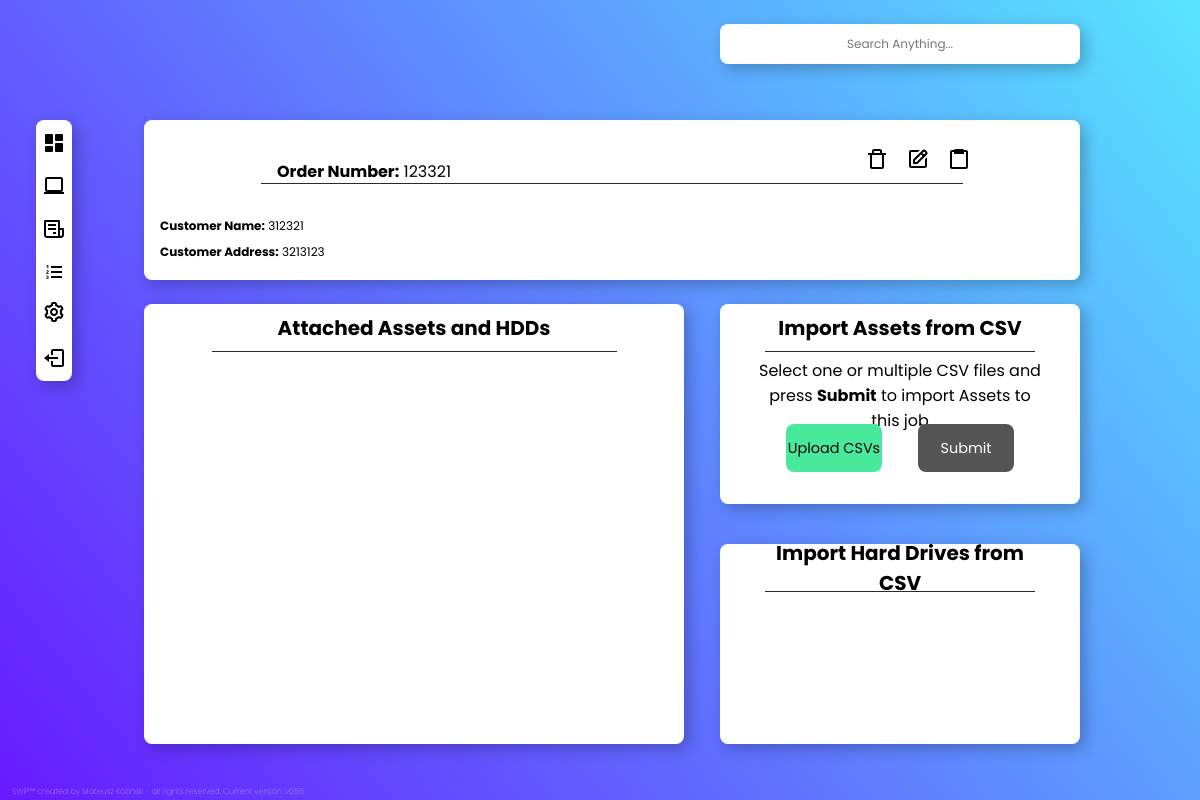
The app's page /order/14/, older data.
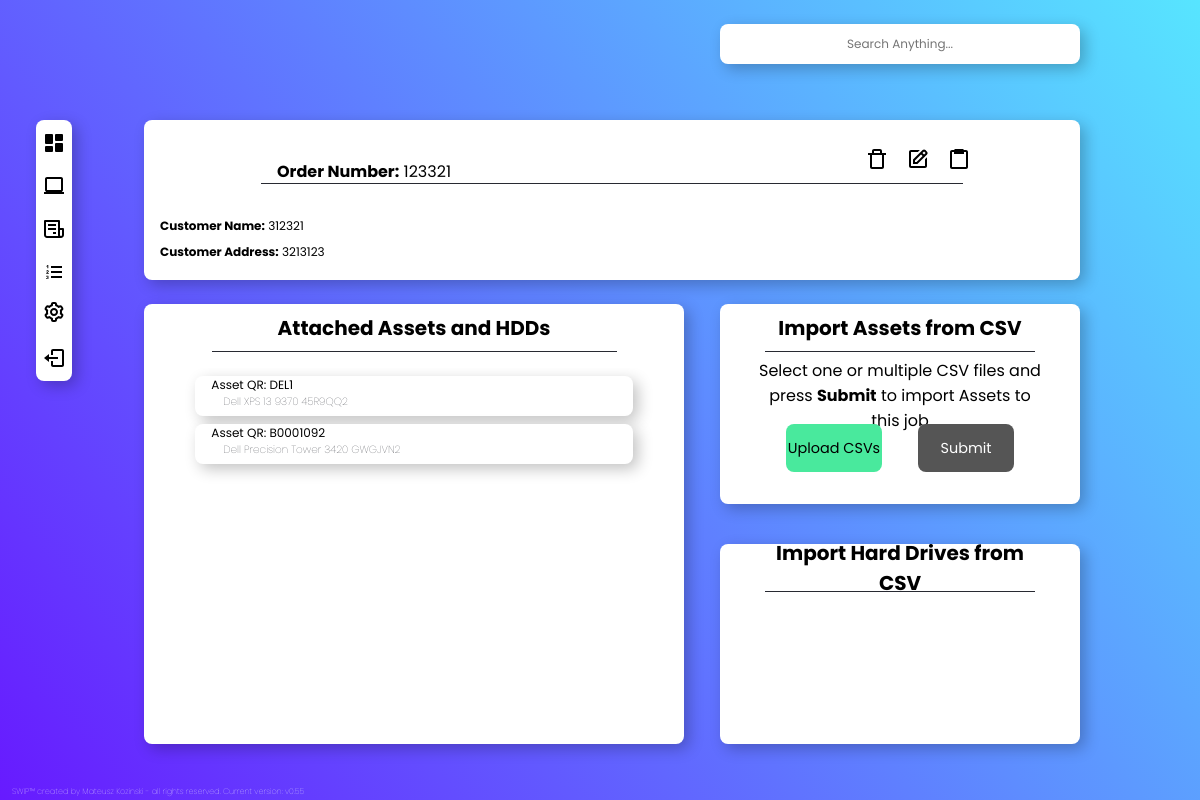
The same page, newer data.
### SWIPapp/models.py (models this page shows, shortened)
class Asset(models.Model):
    Order_Number = models.ForeignKey(Order, on_delete=models.CASCADE, null=True, blank=True)
    Asset_QR = models.CharField(max_length=100, default='')
    Asset_QR_Img = models.ImageField (upload_to='SWIPapp\static\SWIPapp\images\qr_codes', blank=True, null=True)
    Type = models.CharField(max_length=100, default='', null=True, blank=True)
    Make = models.CharField(max_length=100, default='',null=True, blank=True)
    Model = models.CharField(max_length=100, default='',null=True, blank=True)
    Serial_Number = models.CharField(max_length=100, default='',null=True, blank=True)
    CPU = models.CharField(max_length=100, default='',null=True, blank=True)
    RAM = models.FloatField(null=True, blank=True)
    Storage = models.CharField(max_length=100, default='',null=True, blank=True)
    Storage_Serial_Number = models.CharField(max_length=100, default='',null=True, blank=True)
    Storage_Capacity = models.FloatField(null=True, blank=True)
    GPU = models.CharField(max_length=100, default='',null=True, blank=True)
    Motherboard_Test = models.CharField(max_length=100, default='',null=True, blank=True)
    CPU_Test = models.CharField(max_length=100, default='',null=True, blank=True)
    RAM_Test = models.CharField(max_length=100, default='',null=True, blank=True)
    Wipe_Method = models.CharField(max_length=100, default='',null=True, blank=True)
    Wipe_Start_Time = models.CharField(max_length=100, default='',null=True, blank=True)
    Wipe_End_Time = models.CharField(max_length=100, default='',null=True, blank=True)
    Wipe_Result = models.CharField(max_length=100, default='',null=True, blank=True)
    Weight = models.FloatField(null=True, blank=True)
    Ecommerce_Title = models.CharField(max_length=80, default='', null=True, blank=True)
    Ecommerce_Category = models.CharField(max_length=30, default='', null=True, blank=True)
    Ecommerce_Condition = models.CharField(max_length=10, default='', null=True, blank=True)
    Ecommerce_Condition_Description = models.CharField(max_length=1000, default='', null=True, blank=True)
    Ecommerce_Item_Description = models.CharField(max_length=1000, default='', null=True, blank=True)
    Ecommerce_Price = models.FloatField(null=True, blank=True, default='0')
    Created = models.DateTimeField(auto_now_add=True, null=True) #this is currently broken - works on import but updating returns error if null=False for some reason
    Updated = models.DateTimeField(auto_now_add=True, null= True) #this is currently broken - works on import but updating returns error if null=False for some reason

### SWIPapp/views.py (the view, shortened to what this page needs)
# urls.py: path('order/<int:id>/', views.orderindex, name='orderindex'),
def orderindex(request, id):
    order = Order.objects.get(id=id)
    asset = Asset.objects.filter(Order_Number_id=order)
    OrderID = Order.objects.filter(id=id).values('id')[0]['id']
    date = datetime.now()
    context = {'order':order,
                'asset':asset,
                }
    return render(request, 'SWIPapp/orderindex.html', context)

### SWIPapp/templates/SWIPapp/orderindex.html (shortened to what this page needs)
{% extends "SWIPapp/navbar.html" %}
{% load static %}
{%block content%}
<div class="orderinfo">
    <div class='listtitle2'>
        <p class="topinfo"><b>Order Number:</b> {{order.Order_Number}}</p>
      <ul class="assetbuttons">
        <li class="assetbutton" id='delicon'>  <a class="assset-link" href="#"><svg xmlns="http://www.w3.org/2000/svg" width="24" height="24" style="fill: rgba(0, 0, 0, 1);transform: ;msFilter:;"><path d="M15 2H9c-1.103 0-2 .897-2 2v2H3v2h2v12c0 1.103.897 2 2 2h10c1.103 0 2-.897 2-2V8h2V6h-4V4c0-1.103-.897-2-2-2zM9 4h6v2H9V4zm8 16H7V8h10v12z"></path></svg></a></li>
        <li class="assetbutton" id='editicon'>  <a class="assset-link" href="#"></a></li>
        <li class="assetbutton" id='dupicon'>  <a class="assset-link" href="#"><svg xmlns="http://www.w3.org/2000/svg" width="24" height="24" style="fill: rgba(0, 0, 0, 1);transform: ;msFilter:;"><path d="M19 3h-2.25a1 1 0 0 0-1-1h-7.5a1 1 0 0 0-1 1H5c-1.103 0-2 .897-2 2v15c0 1.103.897 2 2 2h14c1.103 0 2-.897 2-2V5c0-1.103-.897-2-2-2zm0 17H5V5h2v2h10V5h2v15z"></path></svg></a></li>
      </div>
<br>
<p class="maininfo"> <b>Customer Name:</b> {{order.Customer}} </p>
<p class="maininfo"> <b>Customer Address:</b> {{order.Customer_Address}} </p>
</div>
<div class="attachedassets">
    <div class='listtitle'>
        <h4> Attached Assets and HDDs </h4>
    </div>
    <div class='listcontainer'>
        {%for i in asset %}
        <a href='/asset/{{i.id}}'>
            <div class="listitem">
                <p class="maininfo"> Asset QR: {{i.Asset_QR}}</p>
                <p class="moreinfo">{{i.Make}} {{i.Model}} {{i.Serial_Number}} </p>
            </div>
        </a>
        {% endfor %}
</div>
<div class="attachtoorder">
    <div class='listtitle'>
        <h4> Import Assets from CSV</h4>
    </div>
    <p class="explanation"> Select one or multiple CSV files and press <b>Submit</b> to import Assets to this job </p>
    <div class='importasset2'>
        <form method="POST" action-"/" enctype="multipart/form-data">
            <div class="buttons">
            <label class="uploadlabel" for="files">Upload CSVs</label>
            <button type="submit" class = "submitbtn2", name="save">Submit</button>
            </div>
        </form>
    </div>
</div>
<div class="attachhddtoorder">
    <div class='listtitle'>
        <h4> Import Hard Drives from CSV</h4>
    </div>
</div>
{% endblock %}

Row changes from the older to the newer data that the page shows:
added Asset: Asset_QR "DEL1", Make "Dell", Model "XPS 13 9370", Serial_Number "45R9QQ2"
added Asset: Asset_QR "B0001092", Make "Dell", Model "Precision Tower 3420", Serial_Number "GWGJVN2"
